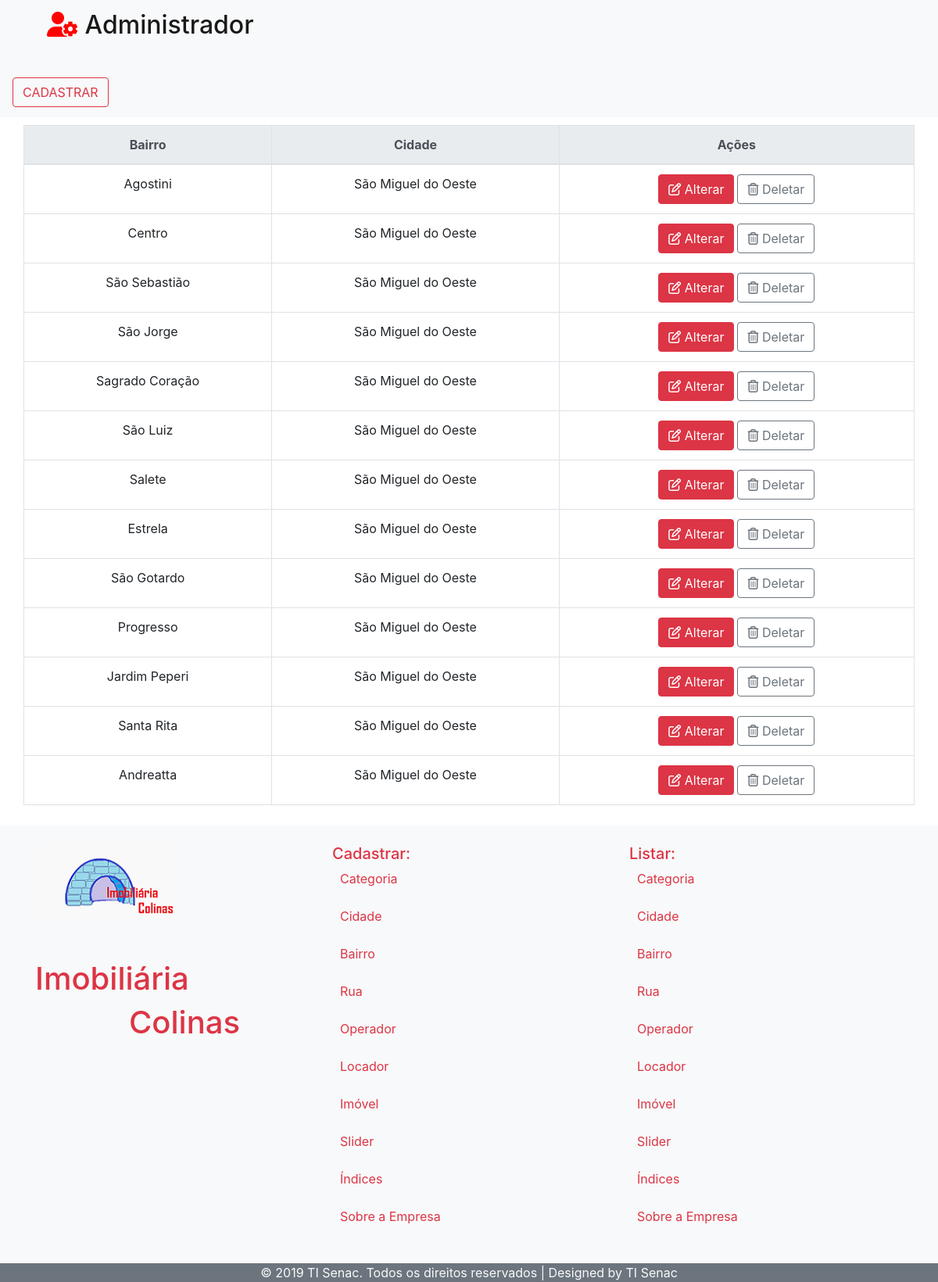
The app's page /index.php/bairro with its own data.
### tables this page shows
CREATE TABLE IF NOT EXISTS `tb_bairro` (
  `id_bairro` int(11) NOT NULL AUTO_INCREMENT,
  `cd_cidade` int(11) NOT NULL,
  `nome_bairro` varchar(250) DEFAULT NULL,
  PRIMARY KEY (`id_bairro`),
  KEY `cd_cidade` (`cd_cidade`),
  CONSTRAINT `FK_tb_bairro_tb_cidade` FOREIGN KEY (`cd_cidade`) REFERENCES `tb_cidade` (`id_cidade`)
);

CREATE TABLE IF NOT EXISTS `tb_cidade` (
  `id_cidade` int(11) NOT NULL AUTO_INCREMENT,
  `nome_cidade` varchar(20) NOT NULL,
  PRIMARY KEY (`id_cidade`)
);

### application/controllers/Bairro.php (called while the page is built, shortened)
<?php
class Bairro extends CI_Controller {
    public function __construct() {
        $this->load->model('Imovel_model');
        $this->load->model('Bairro_model');
    }
    public function index() {
        $this->listar();
    }
    public function listar() {
        $this->load->model('Bairro_model', 'bm');
        $data['bairros'] = $this->bm->getAll();
        $this->load->view('Administrador/Bairro/ListaBairros', $data);
        $this->load->view('Administrador/Footer');
    }
}

### index.php (called while the page is built, shortened)
<?php
require_once BASEPATH.'core/CodeIgniter.php';

### application/models/Bairro_model.php (called while the page is built, shortened)
<?php
class Bairro_model extends CI_Model{
    public function getAll(){
        $this->db->select('tb_bairro.*,tb_cidade.nome_cidade as nomeCidade');
        $this->db->join('tb_cidade', 'tb_cidade.id_cidade = tb_bairro.cd_cidade', 'inner');
        $query = $this->db->get('tb_bairro');
        return $query->result();
    }
}

### application/views/Administrador/Bairro/ListaBairros.php (the view, shortened to what this page needs)
<!DOCTYPE html>
<html>
    <head>
        <link rel="stylesheet" href="https://stackpath.bootstrapcdn.com/bootstrap/4.3.1/css/bootstrap.min.css">
    </head>
    <body>
        <nav class="navbar navbar-light bg-light">
            <div class="container">
                <div class="row col-12">
                    <div class="col-md-4">
                        <a class="navbar-brand" href="<?= $this->config->base_url(); ?>Admin/pagina">
                            <h2> <i class="fas fa-user-cog" style="color: red;"></i>
                                Administrador </h2>
                        </a>
                    </div>
                </div>
            </div>
            <div class="justify-content-end">
                <a class="navbar-brand" href="<?= $this->config->base_url(); ?>Bairro/cadastrar" style="margin-top: 30px;" alt="Cadastrar mais Locadores">
                    <button type="submit" class="btn btn-outline-danger">CADASTRAR</button>
                </a>
            </div>
        </nav>
<div class="container" >
    <div class="row justify-content-md-center">
        <table class="table table-bordered bg-white text-center" style="margin-top: 10px;">
            <thead  class="thead-light">
                <tr>
                    <th scope="col"> Bairro </th>
                    <th scope="col"> Cidade </th>
                    <th scope="col"> Ações </th>
                </tr>
            </thead>
            <tbody>
                <?php
                foreach ($bairros as $key => $b) {
                    echo '<tr>';
                    echo '<td scope="row">' . $b->nome_bairro . '</td>';
                    echo '<td scope="row">' . $b->nomeCidade . '</td>';
                    echo '<td scope="row" style="text-align: center;">'
                    . '<a href="' . $this->config->base_url() . 'Bairro/alterar/' . $b->id_bairro . '" class="btn btn-danger" style="margin-right:4px;"><i class="far fa-edit"></i> Alterar </a>'
                    . '<a href="' . $this->config->base_url() . 'Bairro/deletar/' . $b->id_bairro . '" class="btn btn-outline-secondary"><i class="far fa-trash-alt"></i> Deletar </a></td>';
                    echo '</tr>';
                }
                ?>
            </tbody>
        </table>
    </div>
</div>
    </body>
</html>

### records on screen
tb_bairro: nome_bairro "Agostini", cd_cidade.nome_cidade "São Miguel do Oeste"
tb_bairro: nome_bairro "Centro", cd_cidade.nome_cidade "São Miguel do Oeste"
tb_bairro: nome_bairro "São Sebastião", cd_cidade.nome_cidade "São Miguel do Oeste"
tb_bairro: nome_bairro "São Jorge", cd_cidade.nome_cidade "São Miguel do Oeste"
tb_bairro: nome_bairro "Sagrado Coração", cd_cidade.nome_cidade "São Miguel do Oeste"
tb_bairro: nome_bairro "São Luiz", cd_cidade.nome_cidade "São Miguel do Oeste"
tb_bairro: nome_bairro "Salete", cd_cidade.nome_cidade "São Miguel do Oeste"
tb_bairro: nome_bairro "Estrela", cd_cidade.nome_cidade "São Miguel do Oeste"
tb_bairro: nome_bairro "São Gotardo", cd_cidade.nome_cidade "São Miguel do Oeste"
tb_bairro: nome_bairro "Progresso", cd_cidade.nome_cidade "São Miguel do Oeste"
tb_bairro: nome_bairro "Jardim Peperi", cd_cidade.nome_cidade "São Miguel do Oeste"
tb_bairro: nome_bairro "Santa Rita", cd_cidade.nome_cidade "São Miguel do Oeste"
tb_bairro: nome_bairro "Andreatta", cd_cidade.nome_cidade "São Miguel do Oeste"
